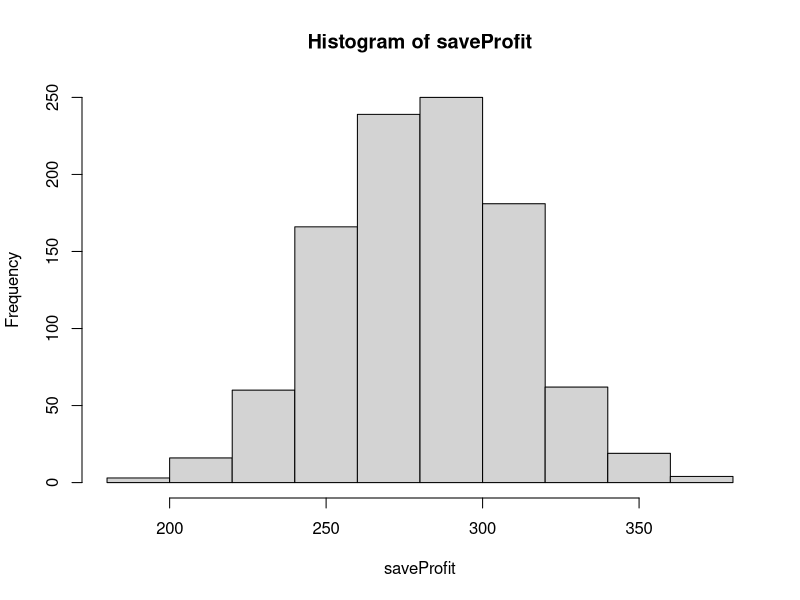
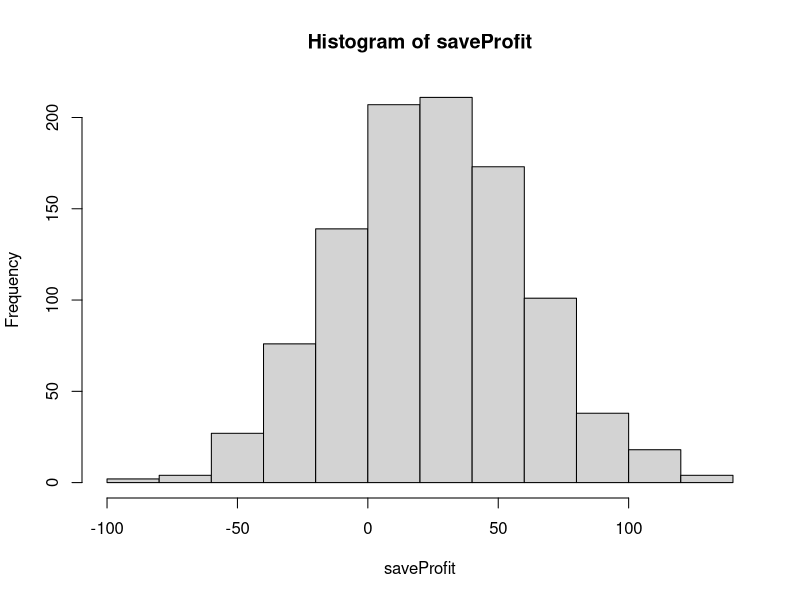
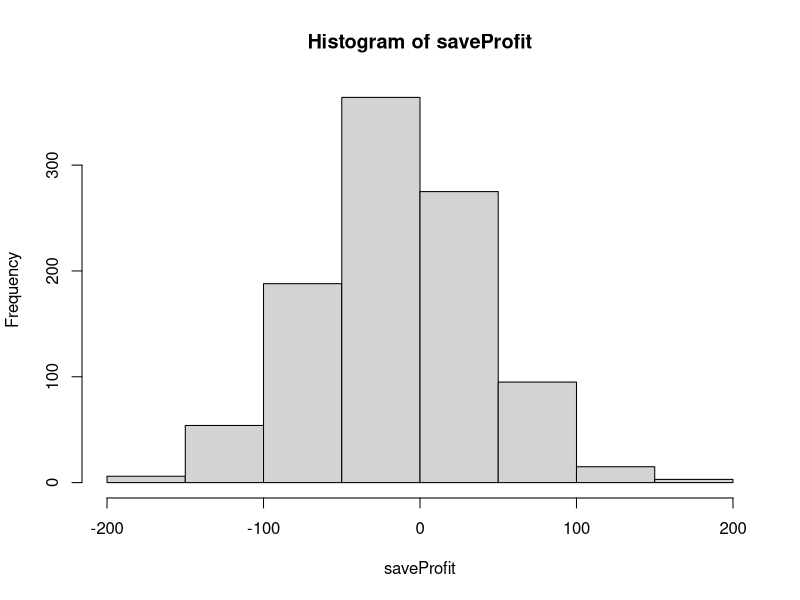

The R script that drew these images, in order:
## ---- chunk 1
knitr::opts_chunk$set(echo = TRUE)
require(tidyverse)
require(tidyverse)
require(knitr)
## ---- chunk 2
days=1:365
saveProfit=vector("numeric")
for(run in 1:1000){
  

profit=0
for(i in 1:637){
 bdays=sample(days,size=35,replace=TRUE)
 n=length(unique(bdays))
 if(n<35){
   profit=profit+1
 } else{profit=profit-2}
}
saveProfit[run]=profit
}

## ---- chunk 3
hist(saveProfit)
## ---- chunk 4
sortProfit=sort(saveProfit)
print(sortProfit[25])
print(sortProfit[975])
## ---- chunk 5
days=1:365
saveProfit=vector("numeric")
for(run in 1:1000){
  

profit=0
for(i in 1:637){
 bdays=sample(days,size=29,replace=TRUE)
 n=length(unique(bdays))
 if(n<29){
   profit=profit+1
 } else{profit=profit-2}
}
saveProfit[run]=profit
}

## ---- chunk 6
hist(saveProfit)
## ---- chunk 7
days=1:365
saveProfit=vector("numeric")
for(run in 1:1000){
  

profit=0
for(i in 1:637){
 bdays=sample(days,size=35,replace=TRUE)
 n=length(unique(bdays))
 if(n<35){
   profit=profit+1
 } else{profit=profit-4.50}
}
saveProfit[run]=profit
}

## ---- chunk 8
hist(saveProfit)
